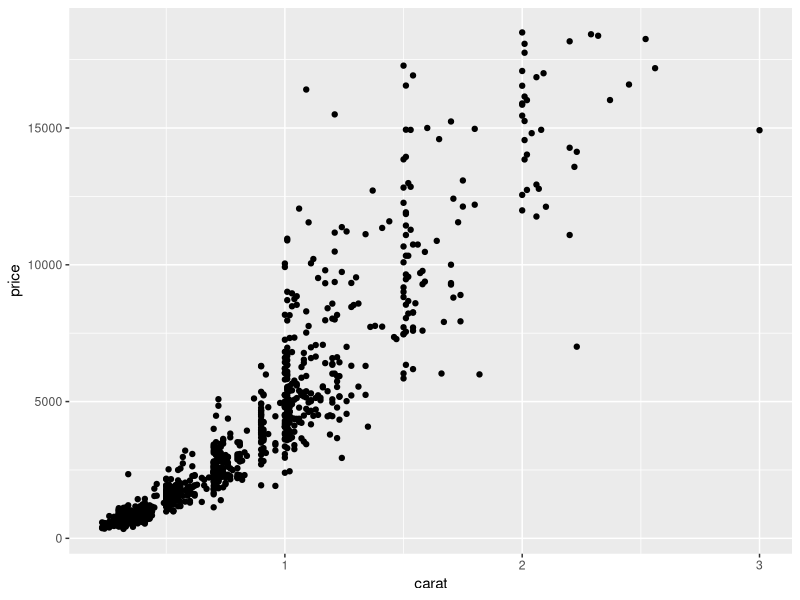
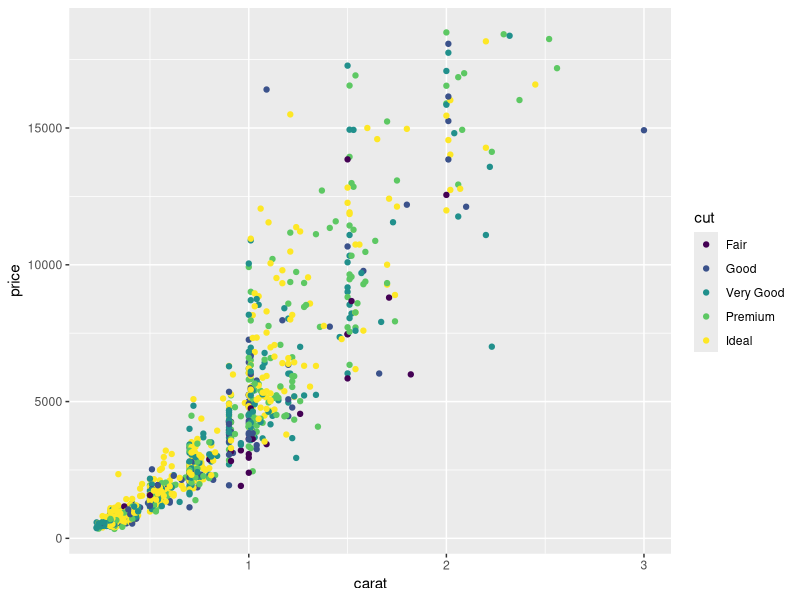

Write the R code that produced these figures, in order.
# Activity 01_05: using ggplot in scripts

# load library and prepare data
library(ggplot2)

set.seed(42)
small <- diamonds[sample(nrow(diamonds),1000),] 

head(small)

# example 01
p <- ggplot(small, aes(x = carat, y = price))
print(p + geom_point())
p + geom_point(aes(color = cut))